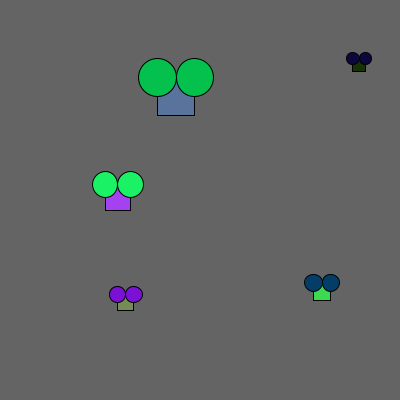
Frame 1 (no input)
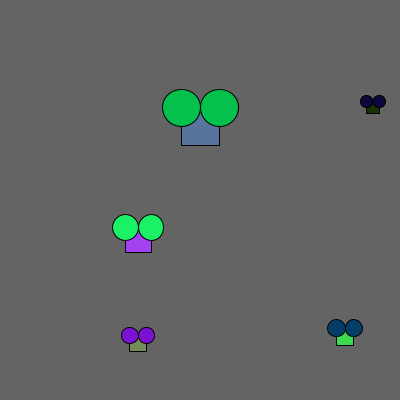
Frame 60 (the mouse pressed at the canvas centre just before this capture)
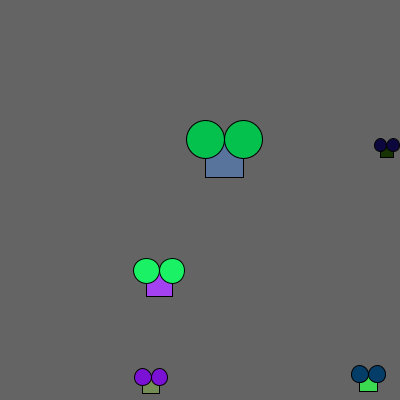
Frame 120 (the mouse held since frame 60 and released just before this capture)

The Processing sketch that drew these frames (run headless with seeded random() and noise(); from frame 60 on, the mouse is pressed at the canvas centre):

// Processing sketch: processing_82355
// ── processing_82355.pde

final int MAX = 5;

//float dx, dy;
float [] s = new float [MAX];
float [] x1 = new float [MAX];
float [] y1 = new float [MAX];
float [] dx = new float [MAX];
float [] dy = new float [MAX];
color [] colRect = new int [MAX];
color [] colEllipse = new int [MAX];

void setup()
{
  size(400, 400);
  initColorArray (colRect);
  initColorArray (colEllipse);
  initArray(x1, 0, width);
  initArray(y1, 0, width);
  initArray(dx, .2, .6);
  initArray(dy, .5, .8);
  initArray(s, 10, 50);
//  dx = 5;
//  dy = 5;
}

void draw()
{
  initBackground();
  element();
  moveElement();
}

void initBackground()
{
  background(100);
}

void initColorArray (int [] arr)
{ 
  for (int i= 0; i< arr.length; i++)
  {
    arr [i] = color(int(random(255)), int(random(255)), int(random(255)));
  }
}

void initArray (float [] arr, float low, float high)
{
  for (int i=0; i<arr.length; i++)
  {
    arr [i] = (random(low, high));
  }
}

void element()
{
  for (int i=0; i < x1.length; i++)
  {
    pushStyle();
    fill(colRect[i]);
    rect(x1[i], y1[i], s[i], s[i]);
    popStyle();

    pushStyle();
    fill(colEllipse[i]);
    ellipse(x1[i], y1[i], s[i], s[i]);
    ellipse(s[i]+x1[i], y1[i], s[i], s[i]);
    popStyle();
  }
}


// this line of code moves the shape according to the delta x/y array
void moveElement()
{
  for (int i = 0; i< x1.length; i++)
  {

    println(dx[i]);
    x1[i] += dx [i];

    if (x1[i] > width || x1 [i]< 0)
    {
      dx[i] = -dx[i];
      x1[i] += dx [i];
    }

    y1[i] += dy [i];
    if (y1[i] > height || y1 [i]< 0)
    {
      dy[i] = -dy[i];
      y1[i] += dy [i];
    }
  }
}


//void moveElement()
//{
//  for (int i = 0; i< x1.length; i++)
//  {
//
//    println(dx[i]);
//    x1[i] += dx ;
//
//    if (x1[i] > width || x1 [i]< 0)
//    {
//      dx = -dx;
//      x1[i] += dx ;
//    }
//
//    y1[i] += dy ;
//    if (y1[i] > height || y1 [i]< 0)
//    {
//      dy = -dy;
//      y1[i] += dy ;
//    }
//  }
//}


//void keyPressed()
//{
//  if (keyCode == UP)
//  {
//    dy = dy++;
//  }
//  if (keyCode == DOWN)
//  {
//    dy = dy--;
//  }
//}
